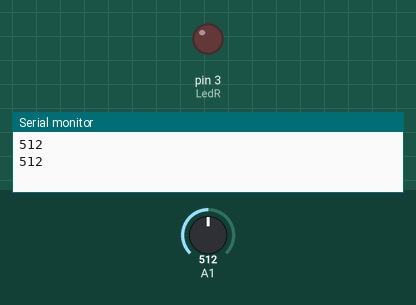
Bench run of a sketch on a simulated Arduino Uno, built with avr-gcc and run on an emulated ATmega328P. Shown: output pins drawn as LEDs (lit = HIGH), the last lines printed to the serial monitor. The test bench sets the inputs (shaded band); at power-on: A1 = 512.

Above: at 1.8 s.
1.9 s: A1 set to 104
3.4 s: A1 set to 93
At 5.1 s:
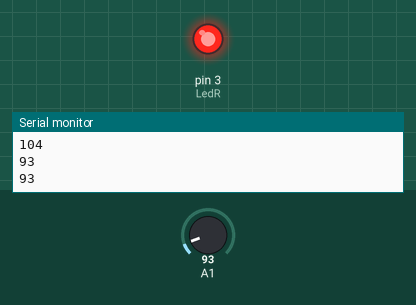
5.5 s: A1 set to 110
At 6.7 s:
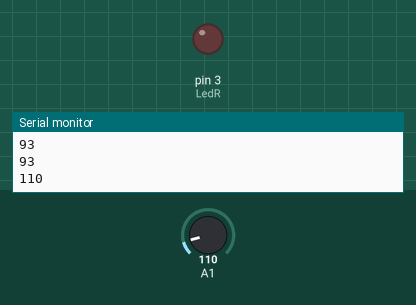
7.5 s: A1 set to 90
At 9.4 s:
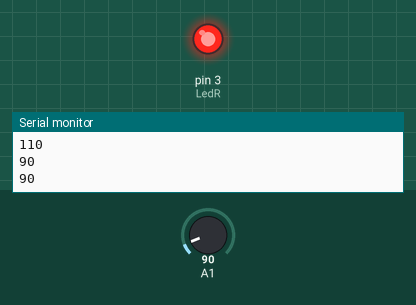
Timing chart, 0 to 10.5 s (numbered marks = the images above; inputs shaded):
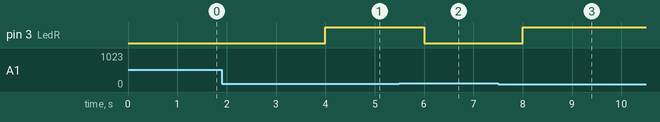

The sketch:

TestecLDR.ino
```cpp
byte LedR = 3;
  int VlRDL = 0;


void setup() {
  // put your setup code here, to run once:
  Serial.begin(9600);
  pinMode(LedR, OUTPUT);
  pinMode(A1, INPUT);
}
void loop() {
  // put your main code here, to run repeatedly:

  VlRDL = analogRead(A1);
  if(VlRDL < 100){
    digitalWrite(LedR, HIGH);
  }
    else {
    digitalWrite(LedR, LOW);
    }
  Serial.println(VlRDL);
  delay(1000);
}
```

Measured:
- the behaviour switches between 100 and 99 on A1 (found by bisection; images 0 and 1)
- after the input at 3.4 s, pin 3 (LedR): LOW → HIGH after 0.60 s
- after the input at 5.5 s, pin 3 (LedR): HIGH → LOW after 0.50 s
- after the input at 7.5 s, pin 3 (LedR): LOW → HIGH after 0.50 s
